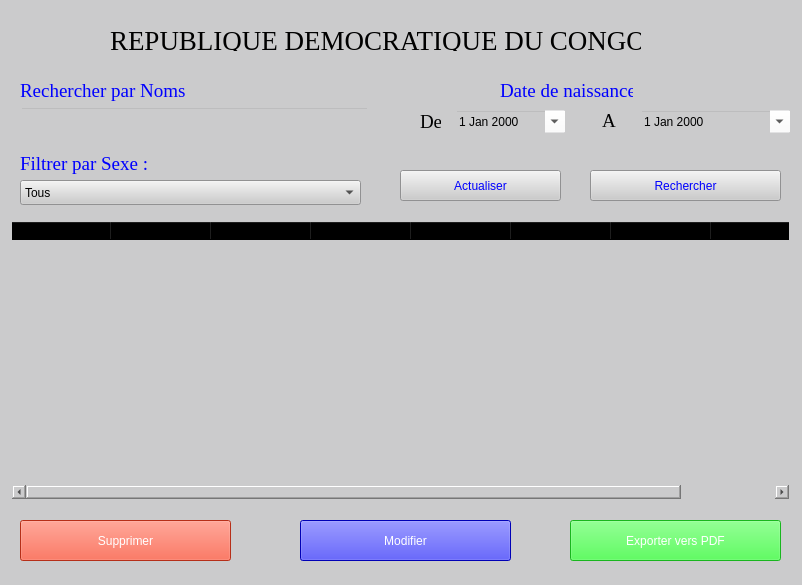
<?xml version="1.0" encoding="UTF-8"?>
<ui version="4.0">
 <class>Form</class>
 <widget class="QWidget" name="Form">
  <property name="geometry">
   <rect>
    <x>0</x>
    <y>0</y>
    <width>802</width>
    <height>585</height>
   </rect>
  </property>
  <property name="minimumSize">
   <size>
    <width>802</width>
    <height>585</height>
   </size>
  </property>
  <property name="maximumSize">
   <size>
    <width>802</width>
    <height>585</height>
   </size>
  </property>
  <property name="windowTitle">
   <string>Form</string>
  </property>
  <property name="styleSheet">
   <string notr="true">background-color: rgb(203, 203, 204);</string>
  </property>
  <widget class="QTableWidget" name="tableWidget">
   <property name="geometry">
    <rect>
     <x>10</x>
     <y>220</y>
     <width>781</width>
     <height>281</height>
    </rect>
   </property>
   <property name="styleSheet">
    <string notr="true">font: 12pt &quot;Times New Roman&quot;;
background-color: rgba(255, 255, 255, 0);</string>
   </property>
   <property name="frameShape">
    <enum>QFrame::WinPanel</enum>
   </property>
   <property name="frameShadow">
    <enum>QFrame::Raised</enum>
   </property>
   <property name="verticalScrollBarPolicy">
    <enum>Qt::ScrollBarAsNeeded</enum>
   </property>
   <column>
    <property name="text">
     <string>Nom</string>
    </property>
   </column>
   <column>
    <property name="text">
     <string>PostNom</string>
    </property>
   </column>
   <column>
    <property name="text">
     <string>Prenom</string>
    </property>
   </column>
   <column>
    <property name="text">
     <string>Sexe</string>
    </property>
   </column>
   <column>
    <property name="text">
     <string>Date de naissance</string>
    </property>
   </column>
   <column>
    <property name="text">
     <string>Commune</string>
    </property>
   </column>
   <column>
    <property name="text">
     <string>Poids</string>
    </property>
   </column>
   <column>
    <property name="text">
     <string>Taille</string>
    </property>
   </column>
  </widget>
  <widget class="QPushButton" name="btn_Supprimer">
   <property name="geometry">
    <rect>
     <x>20</x>
     <y>520</y>
     <width>211</width>
     <height>41</height>
    </rect>
   </property>
   <property name="cursor">
    <cursorShape>PointingHandCursor</cursorShape>
   </property>
   <property name="styleSheet">
    <string notr="true">background-color: rgb(255, 66, 33);
color: rgb(255, 255, 255);
font: 75 14pt &quot;Times New Roman&quot;;</string>
   </property>
   <property name="text">
    <string>Supprimer</string>
   </property>
   <property name="default">
    <bool>false</bool>
   </property>
   <property name="flat">
    <bool>false</bool>
   </property>
  </widget>
  <widget class="QPushButton" name="btn_Modifier">
   <property name="geometry">
    <rect>
     <x>300</x>
     <y>520</y>
     <width>211</width>
     <height>41</height>
    </rect>
   </property>
   <property name="cursor">
    <cursorShape>PointingHandCursor</cursorShape>
   </property>
   <property name="styleSheet">
    <string notr="true">background-color: rgb(0, 0, 255);
color: rgb(255, 255, 255);
font: 75 14pt &quot;Times New Roman&quot;;</string>
   </property>
   <property name="text">
    <string>Modifier</string>
   </property>
   <property name="default">
    <bool>false</bool>
   </property>
   <property name="flat">
    <bool>false</bool>
   </property>
  </widget>
  <widget class="QPushButton" name="btnRechercher">
   <property name="geometry">
    <rect>
     <x>590</x>
     <y>170</y>
     <width>191</width>
     <height>31</height>
    </rect>
   </property>
   <property name="cursor">
    <cursorShape>PointingHandCursor</cursorShape>
   </property>
   <property name="styleSheet">
    <string notr="true">font: 14pt &quot;Times New Roman&quot;;
color: rgb(0, 0, 255);</string>
   </property>
   <property name="text">
    <string>Rechercher</string>
   </property>
  </widget>
  <widget class="QLabel" name="label_7">
   <property name="geometry">
    <rect>
     <x>110</x>
     <y>30</y>
     <width>531</width>
     <height>21</height>
    </rect>
   </property>
   <property name="font">
    <font>
     <family>Times New Roman</family>
     <pointsize>20</pointsize>
     <weight>9</weight>
     <italic>false</italic>
     <bold>false</bold>
    </font>
   </property>
   <property name="styleSheet">
    <string notr="true">color: rgb(0, 0, 0);
background-color: rgba(255, 255, 255, 0);
font: 75 20pt &quot;Times New Roman&quot;;</string>
   </property>
   <property name="text">
    <string>REPUBLIQUE DEMOCRATIQUE DU CONGO</string>
   </property>
  </widget>
  <widget class="QPushButton" name="btn_Exporter">
   <property name="geometry">
    <rect>
     <x>570</x>
     <y>520</y>
     <width>211</width>
     <height>41</height>
    </rect>
   </property>
   <property name="cursor">
    <cursorShape>PointingHandCursor</cursorShape>
   </property>
   <property name="styleSheet">
    <string notr="true">background-color: rgb(35, 255, 42);
color: rgb(255, 255, 255);
font: 75 14pt &quot;Times New Roman&quot;;</string>
   </property>
   <property name="text">
    <string>Exporter vers PDF</string>
   </property>
   <property name="default">
    <bool>false</bool>
   </property>
   <property name="flat">
    <bool>false</bool>
   </property>
  </widget>
  <widget class="QLabel" name="label_8">
   <property name="geometry">
    <rect>
     <x>420</x>
     <y>110</y>
     <width>21</width>
     <height>23</height>
    </rect>
   </property>
   <property name="font">
    <font>
     <family>Times New Roman</family>
     <pointsize>14</pointsize>
    </font>
   </property>
   <property name="styleSheet">
    <string notr="true">background-color: rgba(255, 255, 255, 0);</string>
   </property>
   <property name="text">
    <string>De</string>
   </property>
  </widget>
  <widget class="QDateEdit" name="dateEditDebut">
   <property name="geometry">
    <rect>
     <x>455</x>
     <y>110</y>
     <width>111</width>
     <height>23</height>
    </rect>
   </property>
   <property name="styleSheet">
    <string notr="true">font: 12pt &quot;Times New Roman&quot;;
background-color: rgba(255, 255, 255, 0);</string>
   </property>
   <property name="calendarPopup">
    <bool>true</bool>
   </property>
  </widget>
  <widget class="QDateEdit" name="dateEditFin">
   <property name="geometry">
    <rect>
     <x>640</x>
     <y>110</y>
     <width>151</width>
     <height>23</height>
    </rect>
   </property>
   <property name="styleSheet">
    <string notr="true">font: 12pt &quot;Times New Roman&quot;;
background-color: rgba(255, 255, 255, 0);</string>
   </property>
   <property name="calendarPopup">
    <bool>true</bool>
   </property>
  </widget>
  <widget class="QLabel" name="label_5">
   <property name="geometry">
    <rect>
     <x>602</x>
     <y>110</y>
     <width>21</width>
     <height>21</height>
    </rect>
   </property>
   <property name="font">
    <font>
     <family>Times New Roman</family>
     <pointsize>14</pointsize>
    </font>
   </property>
   <property name="styleSheet">
    <string notr="true">background-color: rgba(255, 255, 255, 0);</string>
   </property>
   <property name="text">
    <string>A</string>
   </property>
  </widget>
  <widget class="QLabel" name="label_3">
   <property name="geometry">
    <rect>
     <x>500</x>
     <y>80</y>
     <width>133</width>
     <height>21</height>
    </rect>
   </property>
   <property name="font">
    <font>
     <family>Times New Roman</family>
     <pointsize>14</pointsize>
    </font>
   </property>
   <property name="styleSheet">
    <string notr="true">color: rgb(0, 0, 255);
background-color: rgba(255, 255, 255, 0);</string>
   </property>
   <property name="text">
    <string>Date de naissance</string>
   </property>
  </widget>
  <widget class="QLineEdit" name="lineEdit_searchByName">
   <property name="geometry">
    <rect>
     <x>20</x>
     <y>107</y>
     <width>349</width>
     <height>27</height>
    </rect>
   </property>
   <property name="styleSheet">
    <string notr="true">font: 14pt &quot;Times New Roman&quot;;
background-color: rgba(255, 255, 255, 0);</string>
   </property>
  </widget>
  <widget class="QLabel" name="label">
   <property name="geometry">
    <rect>
     <x>20</x>
     <y>80</y>
     <width>211</width>
     <height>21</height>
    </rect>
   </property>
   <property name="font">
    <font>
     <family>Times New Roman</family>
     <pointsize>14</pointsize>
    </font>
   </property>
   <property name="styleSheet">
    <string notr="true">color: rgb(0, 0, 255);
background-color: rgba(255, 255, 255, 0);</string>
   </property>
   <property name="text">
    <string>Rechercher par Noms</string>
   </property>
  </widget>
  <widget class="QLabel" name="label_2">
   <property name="geometry">
    <rect>
     <x>20</x>
     <y>153</y>
     <width>341</width>
     <height>21</height>
    </rect>
   </property>
   <property name="font">
    <font>
     <family>Times New Roman</family>
     <pointsize>14</pointsize>
    </font>
   </property>
   <property name="styleSheet">
    <string notr="true">color: rgb(0, 0, 255);
background-color: rgba(255, 255, 255, 0);</string>
   </property>
   <property name="text">
    <string>Filtrer par Sexe :</string>
   </property>
  </widget>
  <widget class="QComboBox" name="comboBoxSexe">
   <property name="geometry">
    <rect>
     <x>20</x>
     <y>180</y>
     <width>341</width>
     <height>25</height>
    </rect>
   </property>
   <property name="styleSheet">
    <string notr="true">font: 14pt &quot;Times New Roman&quot;;</string>
   </property>
   <item>
    <property name="text">
     <string>Tous</string>
    </property>
   </item>
   <item>
    <property name="text">
     <string>MASCULIN</string>
    </property>
   </item>
   <item>
    <property name="text">
     <string>FEMININ</string>
    </property>
   </item>
  </widget>
  <widget class="QPushButton" name="btn_Actualiser">
   <property name="geometry">
    <rect>
     <x>400</x>
     <y>170</y>
     <width>161</width>
     <height>31</height>
    </rect>
   </property>
   <property name="styleSheet">
    <string notr="true">color: rgb(0, 0, 255);
font: 14pt &quot;Times New Roman&quot;;</string>
   </property>
   <property name="text">
    <string>Actualiser</string>
   </property>
  </widget>
 </widget>
 <resources/>
 <connections/>
</ui>
